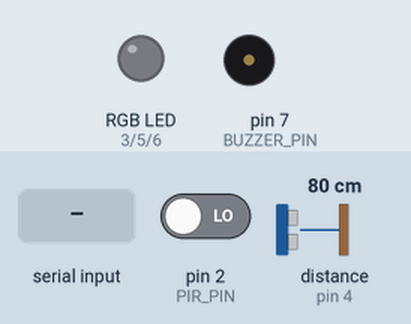
A sketch run on a simulated Arduino Uno, built with avr-gcc and run on an emulated ATmega328P. Parts: an RGB LED mixed from three pins (HIGH = lit), buzzer (waves = sounding). The test bench sets the inputs (shaded band); at power-on: pin 2 (PIR_PIN) LOW, distance to the obstacle (sensor on pin 4) 80 cm. The echo pulse lasts 58.3 µs per cm; pins used as bus, display or sensor lines are not drawn; what the sketch prints to the serial monitor is not drawn.

Above: at 1.2 s.
1.3 s: "alarm\n" received over Serial
At 1.38 s:
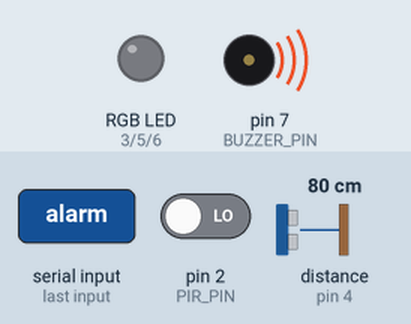
4.3 s: byte 10 ('\n') received over Serial
5.8 s: "pir\n" received over Serial
7.3 s: "ultra\n" received over Serial
Timing chart, 0 to 9.8 s (numbered marks = the images above; inputs shaded):
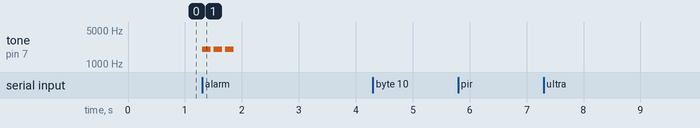

Measured:
- after the input at 1.3 s, tone on pin 7 (BUZZER_PIN): alternates 2000 Hz for 0.15 s and silent for 0.05 s, 6 changes in all, then stays silent, starting at once
- after the input at 4.3 s, every drawn part: stays the same
- after the input at 5.8 s, every drawn part: stays the same
- after the input at 7.3 s, every drawn part: stays the same

The sketch:

A2.ino
```cpp
/* A2 – Nivel Superior (protoboard corregido)
   ------------------------------------------
   • PIR en D5
   • Ultrasonido: TRIG→D8, ECHO→D4
   • RFID RC522: SDA=D10, RST=D9, MOSI=D11, MISO=D12, SCK=D13, VCC=3.3V, GND
   • Buzzer pasivo en D7 (directo al pin, sin resistencia)
   • LED RGB (cátodo común) en R→D3, G→D5, B→D6, "-"→GND
*/

#include <SPI.h>
#include <MFRC522.h>

const int PIR_PIN    = 2;
const int TRIG_PIN   = 8;
const int ECHO_PIN   = 4;

const int SDA_PIN    = 10;
const int RST_PIN    = 9;
MFRC522 rfid(SDA_PIN, RST_PIN);

const int BUZZER_PIN = 7;
const int LED_R      = 3;
const int LED_G      = 5;
const int LED_B      = 6;

const bool COMMON_CATHODE = true;

String cmd;
bool   ready = false;

void setup() {
  Serial.begin(9600);
  while (!Serial);

  pinMode(PIR_PIN, INPUT);

  pinMode(TRIG_PIN, OUTPUT);
  pinMode(ECHO_PIN, INPUT);
  digitalWrite(TRIG_PIN, LOW);

  SPI.begin();
  rfid.PCD_Init();

  pinMode(BUZZER_PIN, OUTPUT);
  digitalWrite(BUZZER_PIN, LOW);

  pinMode(LED_R, OUTPUT);
  pinMode(LED_G, OUTPUT);
  pinMode(LED_B, OUTPUT);
  rgbOff();

  Serial.println("A2 listo. Comandos: pir, ultra, rfid, alarm, rgb red/green/blue/off");
}

void loop() {
  while (Serial.available()) {
    char c = Serial.read();
    if (c == '\r') continue;
    if (c == '\n') { ready = true; break; }
    cmd += c;
  }
  if (!ready) return;
  cmd.trim();
  cmd.toLowerCase();
  ready = false;

  if (cmd == "pir") {
    int v = digitalRead(PIR_PIN);
    Serial.print("PIR: ");
    Serial.println(v);
  }
  else if (cmd == "ultra") {
    digitalWrite(TRIG_PIN, LOW);
    delayMicroseconds(2);
    digitalWrite(TRIG_PIN, HIGH);
    delayMicroseconds(10);
    digitalWrite(TRIG_PIN, LOW);
    long dur = pulseIn(ECHO_PIN, HIGH, 30000);
    if (dur == 0) Serial.println("Distancia: error");
    else {
      float cm = (dur * 0.034) / 2.0;
      Serial.print("Distancia: ");
      Serial.print(cm, 1);
      Serial.println(" cm");
    }
  }
  else if (cmd == "rfid") {
    if (rfid.PICC_IsNewCardPresent() && rfid.PICC_ReadCardSerial()) {
      Serial.print("UID: ");
      for (byte i = 0; i < rfid.uid.size; i++) {
        if (rfid.uid.uidByte[i] < 0x10) Serial.print('0');
        Serial.print(rfid.uid.uidByte[i], HEX);
        if (i < rfid.uid.size - 1) Serial.print(':');
      }
      Serial.println();
      rfid.PICC_HaltA();
    } else {
      Serial.println("Sin tarjeta");
    }
  }
  else if (cmd == "alarm") {
    for (int i = 0; i < 3; i++) {
      tone(BUZZER_PIN, 2000, 150);
      delay(200);
    }
    noTone(BUZZER_PIN);
    Serial.println("Alarma sonó");
  }
  else if (cmd.startsWith("rgb ")) {
    String c = cmd.substring(4);
    if (c == "red")      rgbRed();
    else if (c == "green") rgbGreen();
    else if (c == "blue")  rgbBlue();
    else if (c == "off")   rgbOff();
    else Serial.println("rgb inválido");
  }
  else {
    Serial.println("comando no reconocido");
  }

  cmd = "";
}

void rgbOff() {
  setRGB(0,0,0);
  Serial.println("RGB off");
}
void rgbRed() {
  setRGB(255,0,0);
  Serial.println("RGB red");
}
void rgbGreen() {
  setRGB(0,255,0);
  Serial.println("RGB green");
}
void rgbBlue() {
  setRGB(0,0,255);
  Serial.println("RGB blue");
}

void setRGB(uint8_t r, uint8_t g, uint8_t b) {
  if (COMMON_CATHODE) {
    analogWrite(LED_R, r);
    analogWrite(LED_G, g);
    analogWrite(LED_B, b);
  } else {
    analogWrite(LED_R, 255 - r);
    analogWrite(LED_G, 255 - g);
    analogWrite(LED_B, 255 - b);
  }
}
```
